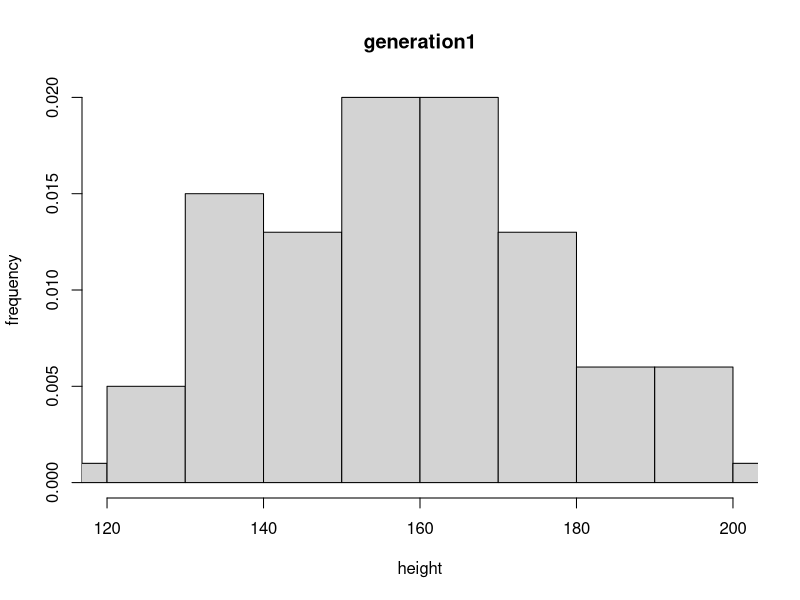
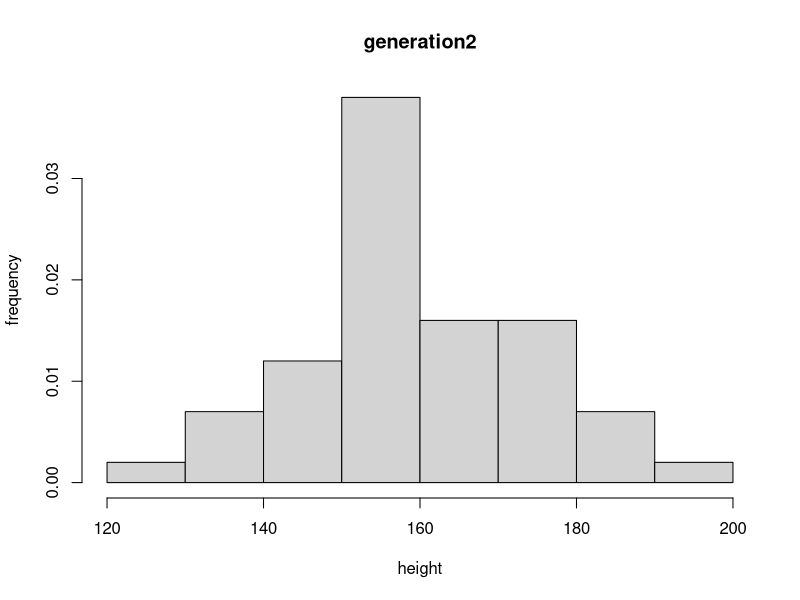
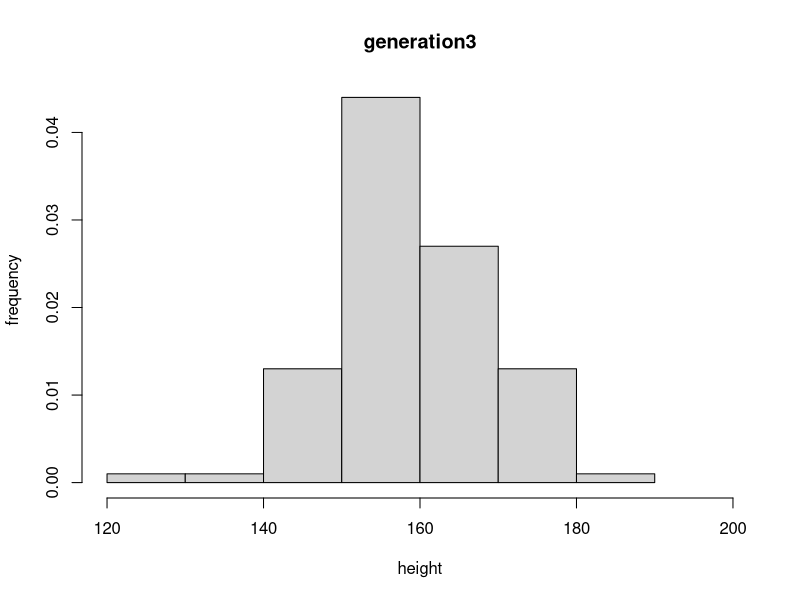
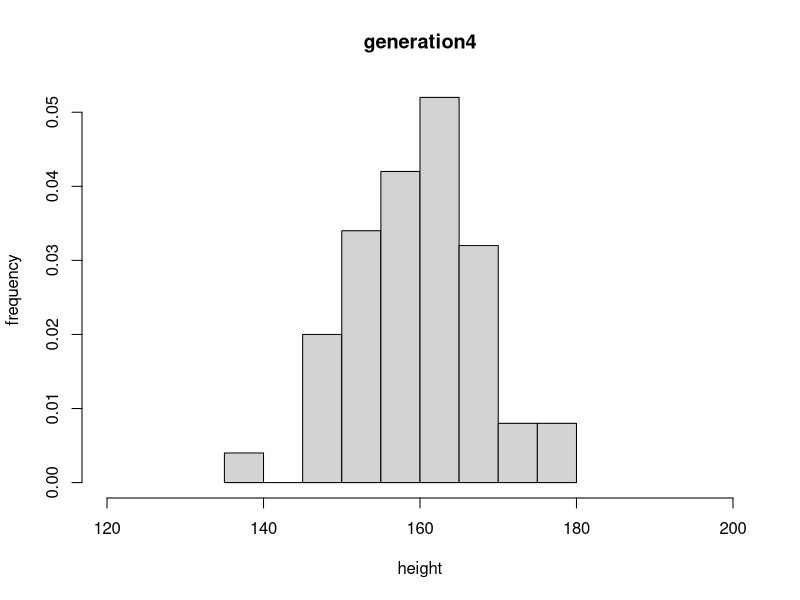
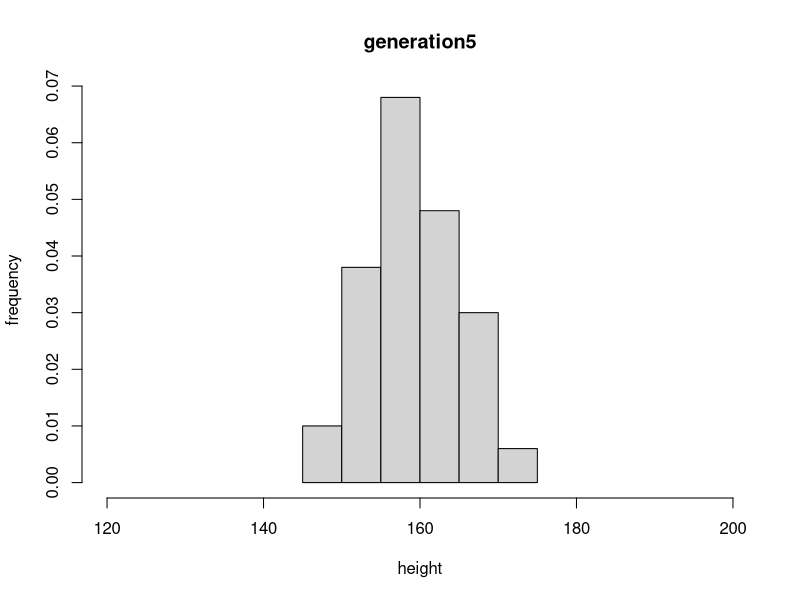
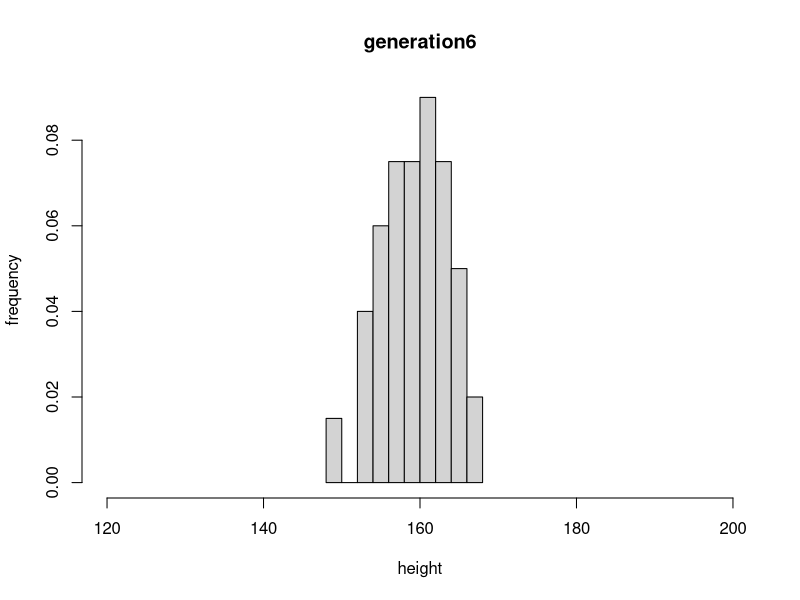
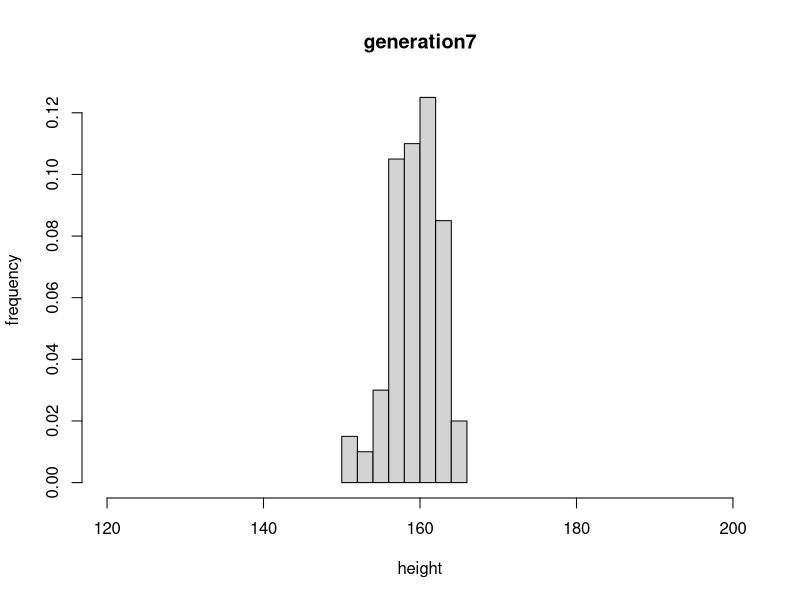
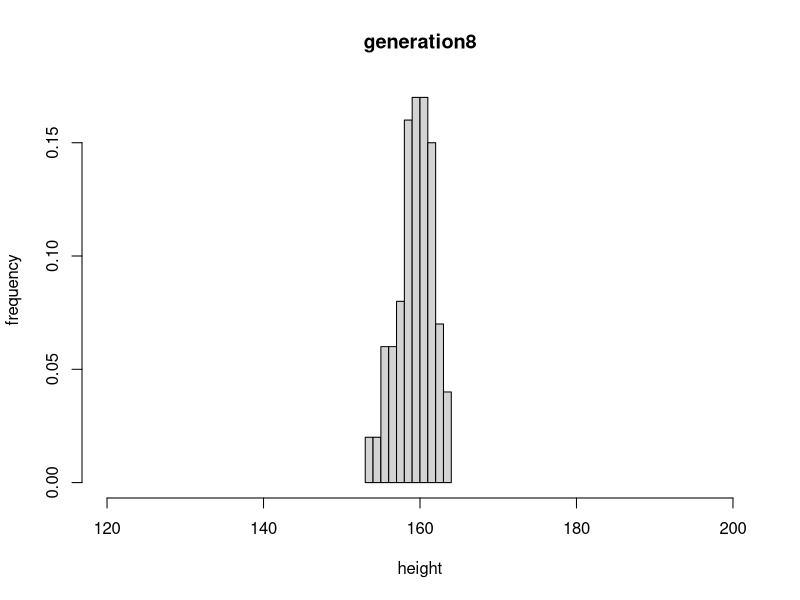

The R source for these figures, in order:
## ---- chunk 1
pop <- data.frame(m = rnorm(100, 160, 20), f = rnorm(100, 160, 20))
## ---- chunk 2
next_gen <- function(pop) {
pop$m <- sample(pop$m)
pop$m <- rowMeans(pop)
pop$f <- pop$m
pop
}
## ---- chunk 3
pop1 <- data.frame(m = rnorm(100, 160, 20), f = rnorm(100, 160, 20))
hist(pop1$m, freq=F,xlim=c(120,200), xlab="height", ylab="frequency", main="generation1")
for(i in 2:9) {
  vname <- paste("pop",i, sep="")         
  argname <- paste("pop",i-1, sep="")    
  assign(vname, next_gen(get(argname)))   
  xlim=c(120,200)
  xlab="height"
  ylab="frequency"
  main=paste("generation",i, sep="")
  hist(get(vname)$m, freq=F,xlim=xlim, xlab=xlab, ylab=ylab, main=main)  
}
## ---- chunk 4
library(ggplot2)
data <- rbind(pop1,pop2,pop3,pop4,pop5,pop6,pop7,pop8,pop9)
gen <- c(rep(1:9, each=100))
data <- cbind(data, gen)
d <- ggplot(data, aes(m, f))
d + geom_point(alpha = 1/5) +facet_wrap(~gen)
## ---- chunk 5
treatment_mean <- rep(0, 10) 
treatment_upperbound <- rep(0, 10)
treatment_lowerbound <- rep(0, 10)
control_mean <- rep(0, 10) 
control_upperbound <- rep(0, 10)
control_lowerbound <- rep(0, 10)
for(i in seq(250,2500,250)){
    sample <- rnorm(i, mean = 60, sd = 20)
    label <- rbinom(i, 1, 0.5)
    treatment <- sample[label==1] 
    control <- sample[label==0] 
    treatment = treatment + 5
    t_bs <- replicate(1000, mean(sample(treatment,size=length(treatment),replace=T)))
    c_bs <- replicate(1000, mean(sample(control,size=length(control),replace=T)))
    treatment_mean[i/250] = mean(treatment)
    treatment_upperbound[i/250] = quantile(t_bs, 0.975)
    treatment_lowerbound[i/250] = quantile(t_bs, 0.025)
    control_mean[i/250] = mean(control)
    control_upperbound[i/250] = quantile(c_bs, 0.975)
    control_lowerbound[i/250] = quantile(c_bs, 0.025)
}
## ---- chunk 6
makeTransparent = function(..., alpha=0.5) {
  if(alpha<0 | alpha>1) stop("alpha must be between 0 and 1")
  alpha = floor(255*alpha)  
  newColor = col2rgb(col=unlist(list(...)), alpha=FALSE)
  .makeTransparent = function(col, alpha) {
    rgb(red=col[1], green=col[2], blue=col[3], alpha=alpha, maxColorValue=255)
  }
  newColor = apply(newColor, 2, .makeTransparent, alpha=alpha)
  return(newColor)
}

plot(x=seq(250,2500,250),y=treatment_mean,type="l",xlab="patient numbers",ylab="mean",
     xlim=c(250,2500),ylim=c(50,75))
polygon(x=c(seq(250,2500,250),seq(2500,250,-250)),y=c(treatment_lowerbound,rev(treatment_upperbound)), border=NA, col=makeTransparent('red',alpha=0.5))

lines(x=seq(250,2500,250),y=control_mean)
polygon(x=c(seq(250,2500,250),seq(2500,250,-250)),y=c(control_lowerbound,rev(control_upperbound)), border=NA, col=makeTransparent('blue',alpha=0.5))

legend(2000,75,c("treatment","control"),lty=c(1,1,1),lwd=c(1,1,1),col=c("red","blue"), cex=0.45)
## ---- chunk 7
makeTransparent = function(..., alpha=0.5) {
  if(alpha<0 | alpha>1) stop("alpha must be between 0 and 1")
  alpha = floor(255*alpha)  
  newColor = col2rgb(col=unlist(list(...)), alpha=FALSE)
  .makeTransparent = function(col, alpha) {
    rgb(red=col[1], green=col[2], blue=col[3], alpha=alpha, maxColorValue=255)
  }
  newColor = apply(newColor, 2, .makeTransparent, alpha=alpha)
  return(newColor)
}

par(new=FALSE)
plot(NULL,
     xlim=c(-1, 1),
     ylim=c(-1, 1),
     xlab="",
     ylab=""
)

polygon(x=c(seq(-0.75, 0.25, length.out=100), seq(0.25, -0.75, length.out=100)),
        y=c(rep(-0.25, 100), rep(0.75, 100)), border=NA, col=makeTransparent('blue',alpha=0.5))
polygon(x=c(seq(-0.25, 0.75, length.out=100), seq(0.75, -0.25, length.out=100)),
        y=c(rep(-0.75, 100), rep(0.25, 100)), border=NA, col=makeTransparent('red',alpha=0.5))
## ---- chunk 8
makePatient <- function() {
  vowel <- grep("[aeiou]", letters)
  cons <- grep("[^aeiou]", letters)
  name <- paste(sample(LETTERS[cons], 1), sample(letters[vowel], 1), sample(letters[cons], 1), sep='')
  gender <- factor(sample(0:1, 1), levels=0:1, labels=c('female','male'))
  dob <- as.Date(sample(7500, 1), origin="1970-01-01")
  n <- sample(6, 1)
  doa <- as.Date(sample(1500, n), origin="2010-01-01")
  pulse <- round(rnorm(n, 80, 10))
  temp <- round(rnorm(n, 98.4, 0.3), 2)
  fluid <- round(runif(n), 2)
  list(name, gender, dob, doa, pulse, temp, fluid)
}
## ---- chunk 9
medicalRecord <- function(){
  patient <- makePatient()
  names(patient) <- c('name', 'gender', 'date_of_birth', 'date_of_admission', 'pulse', 'temperature', 'fluid_intake')
  class(patient) <- 'medicalRecord'
  return(patient)
}
set.seed(8)
patient <- medicalRecord()
patient
class(patient)
## ---- chunk 10
mean.medicalRecord <- function(p) {
  mean.pulse <- mean(p$pulse) 
  mean.temp <- mean(p$temp)
  mean.fluid <- mean(p$fluid)
x<-c(mean.pulse, mean.temp,mean.fluid)
names(x)<-c("mean.pulse", "mean.temp","mean.fluid")
return(x)  
}

print.medicalRecord <- function(p) {
  cat("name:",p$name,"\n")
  cat(sprintf("gender: %s\n",p$gender))
  cat(sprintf("date of birth: %s\n",p$date_of_birth))
  d <-as.data.frame(p[4:7])
  d <- d[order(d[,1]),]   
  return(d)
}

plot.medicalRecord <- function(p) {
  par(mfrow=c(1,3))
  plot(p$pulse, ylab="pulse", xlab="visit")
  plot(p$temp, ylab="temparature", xlab="visit")
  plot(p$fluid,ylab="fluid", xlab="visit")
}
mean.medicalRecord(patient)
print.medicalRecord(patient)
plot.medicalRecord(patient)
## ---- chunk 11
set.seed(8)
for(i in 1:10) 
{ 
  name <- paste("c", i, sep = "")
  cohort<- makePatient()
  class(cohort)<-"medicalRecord"
  names(cohort)<-c("name","gender","date_of_birth","date_of_admission","pulse","temp","fluid")
  assign(name, cohort)
}
for(i in 1:10){
  name <- paste("c", i, sep = "")
  cohort <- get(name)
  print(mean(cohort))
  print(print(cohort))
}
